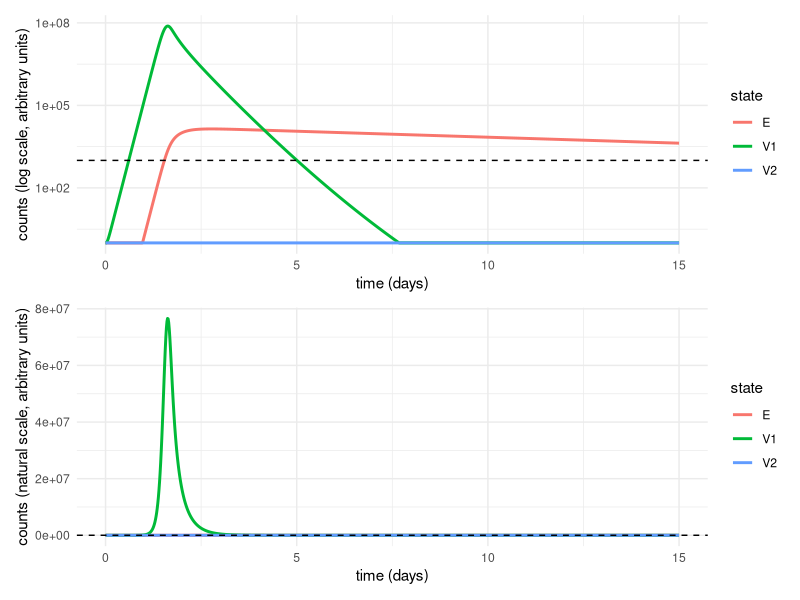

Recreate this plot in R.
install.packages(c("deSolve","ggplot2","tidyr","patchwork"))

library(deSolve)
library(ggplot2)
library(tidyr)
library(patchwork)

# -------------------------
# Model equations
# -------------------------
two_strain_tiv <- function(t, state, parms) {
  with(as.list(c(state, parms)), {
    dT  <- - beta1 * (T/N) * V1 - beta2 * (T/N) * V2 + alpha
    dI1 <-   beta1 * (T/N) * V1 - delta * I1
    dI2 <-   beta2 * (T/N) * V2 - delta * I2
    dV1 <- (1 - m) * p * I1 + m * p * I2 - c * V1 - kappa * E * V1
    dV2 <- (1 - m) * p * I2 + m * p * I1 - c * V2 - kappa*kappa_esc * E * V2
    dE  <-  rho * (I1 + I2) - gamma * E
    
    list(c(dT, dI1, dI2, dV1, dV2, dE))
  })
}

# -------------------------
# Parameters (arbitrary, not based on a particular pathogen though roughly similar to influenza)
# -------------------------
parms <- c(
  alpha = 0.001, ## Generation rate of new target cells
  beta1 = 0.25, ## Infection rate of Virus 1 per virion per day
  beta2 = 0.25, ## Infection rate of Virus 2 per virion per day
  delta = 5.0, ## Death rate of infected cells
  p = 1000, ## virions produced per infected cell per day
  c = 2.0, ## Non-immune-mediated clearance rate of free virus per day
  m = 0, ## Probability of mutation between virus strains per virion produced
  kappa = 0.01, ## Immune-mediated clearance rate of Virus 1 per immune effector per day
  kappa_esc = 1, ## Factor reduction in immune clearance rate for escape variant (Virus 2)
  rho = 0.01, ## Rate of immune effector generation per infected cell per day
  gamma = 0.1, ## Immunity waning rate per day
  N = 1e8 ## Total number of target cells
)

# -------------------------
# Initial conditions & times
# -------------------------
state0 <- c(
  T  = 1e8, ## Initial number of target cells
  I1 = 0.0, ## Initial number of infected cells with Virus 1
  I2 = 0.0, ## Initial number of infected cells with Virus 2
  V1 = 1, ## Initial number of Virus 1 virions
  V2 = 0, ## Initial number of Virus 2 virions
  E  = 0 ## Initial number of immune effectors e.g., cells, antibodies
)

times <- seq(0, 15, length.out = 1000)  # days

# -------------------------
# Solve
# -------------------------
out <- ode(y = state0, times = times, func = two_strain_tiv, parms = parms, atol = 1e-8, rtol = 1e-8)
out <- as.data.frame(out)

# -------------------------
# Tidy for plotting
# -------------------------
df <- pivot_longer(out, cols = -time, names_to = "state", values_to = "value")

# add tiny floor to avoid -Inf on log scale
tiny <- 1
df$value_safe <- pmax(df$value, tiny)

# -------------------------
# Plot (log y)
# -------------------------
p_log <- ggplot(df %>% dplyr::filter(state %in% c("V1","V2","E"))) +
  geom_line(aes(x = time, y = value_safe, color = state),size = 1) +
  geom_hline(yintercept=1000,linetype="dashed") +
  scale_y_log10() +
  labs(x = "time (days)", y = "counts (log scale, arbitrary units)",
       color = "state") +
  theme_minimal() +
  theme(plot.title = element_text(hjust = 0.5))

p_natural <- ggplot(df %>% dplyr::filter(state %in% c("V1","V2","E")), aes(x = time, y = value_safe, color = state)) +
  geom_line(size = 1) +
  geom_hline(yintercept=1000,linetype="dashed") +
  labs(x = "time (days)", y = "counts (natural scale, arbitrary units)",
       color = "state") +
  theme_minimal() +
  theme(plot.title = element_text(hjust = 0.5))
p_log/p_natural

## 1. Baseline, single virus type. What do you think is causing the infection to end?
## 2. What if there is existing immunity? Set E0 to a higher value, try 1e4
## 3. Introduce second virus, change the initial seeding, who wins? What about varying the transmission rates? Think about the seeding scale -- log10. Try doubling the transmission rate of one of the viruses.
## 4. Second virus arises through mutations -- set m to a small value like 1e-4. What happens now?
## 5. Give second virus a fitness advantage -- try setting it to 90% immune escape (kappa_escape=0.1)
## 6. Return the initial immune seeding to the higher value and seed with the second virus with substantial immune escape. (E0=1e4, kappa_escape=0.1) What happens now?
